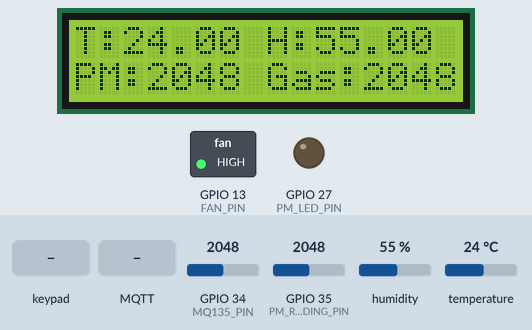
Bench run of a program on a simulated ESP32. Shown: 16×2 character LCD, switched loads named in the program (green lamp = pin HIGH), output pins drawn as LEDs (lit = HIGH). Inputs (shaded band) come from the test bench; at power-on: GPIO 34 (MQ135_PIN) = 2048, GPIO 35 (PM_READING_PIN) = 2048, humidity 55 %, temperature 24 °C. WiFi joins after 1.5 s; servers stay silent unless stated; no MQTT or app messages arrive unless stated; what the program prints to the serial monitor is not drawn.

Above: at 3.2 s.
3.3 s: key 'A' pressed
At 4.0 s:
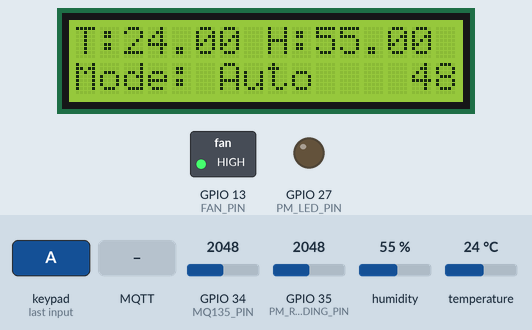
5.7 s: keypad keys 3 2 3 3 2 5 2 6 D pressed 0.4 s apart
At 9.8 s:
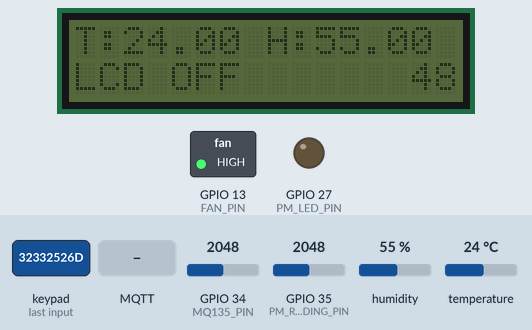
10.8 s: MQTT message "ON" arrives on the first subscribed topic
At 11.6 s:
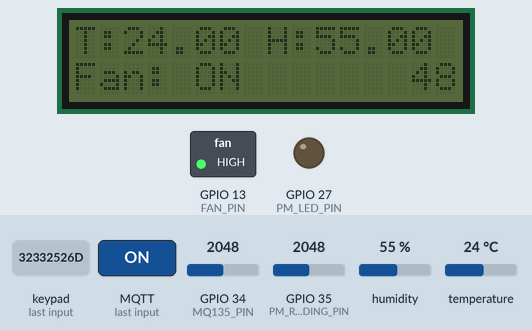
12.3 s: key 'B' pressed
At 13.5 s:
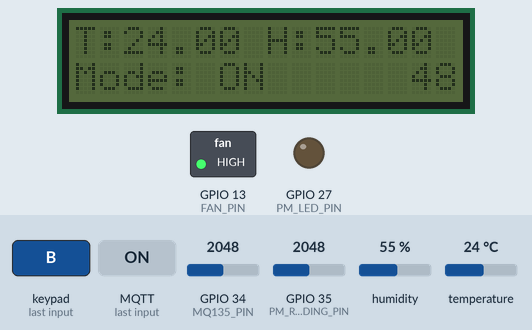
13.8 s: keypad keys 5 1 8 1 9 2 3 D pressed 0.4 s apart
At 17.0 s:
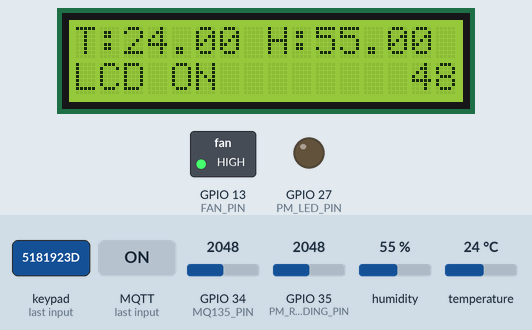
18.7 s: MQTT message "OFF" arrives on the first subscribed topic
At 18.96 s:
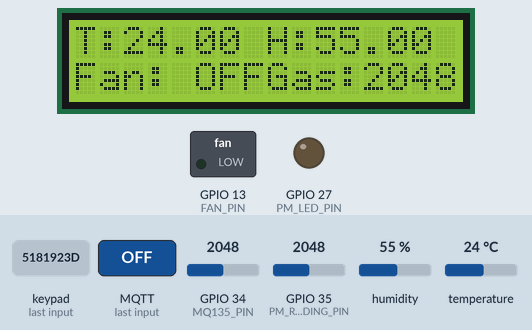
Timing chart, 0 to 21.7 s (numbered marks = the images above; inputs shaded):
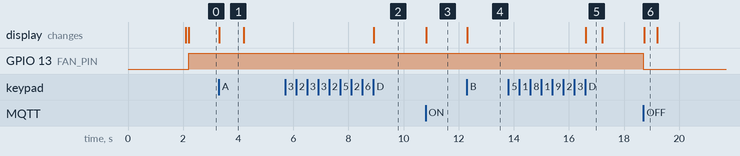

Measured:
- after the input at 3.3 s, the display: changes at once (image 1)
- after the input at 5.7 s, the display: changes after 3.2 s (image 2)
- after the input at 10.8 s, the display: changes at once (image 3)
- after the input at 12.3 s, the display: changes at once (image 4)
- after the input at 13.8 s, the display: changes after 2.8 s (image 5)
- after the input at 18.7 s, GPIO 13 (FAN_PIN): HIGH → LOW at once; the display: changes at once (image 6)
- what the display in image 1 shows lasts 0.9 s, from 3.3 s to 4.2 s

The program:

main.cpp
```cpp
#include <Arduino.h>
#include <DHT.h>
#include <Keypad.h>
#include <Wire.h>
#include <LiquidCrystal_I2C.h>
#include <PubSubClient.h>
#include <WiFiClientSecure.h>

static const char *root_ca PROGMEM = R"EOF(
-----BEGIN CERTIFICATE-----
MIIFazCCA1OgAwIBAgIRAIIQz7DSQONZRGPgu2OCiwAwDQYJKoZIhvcNAQELBQAw
TzELMAkGA1UEBhMCVVMxKTAnBgNVBAoTIEludGVybmV0IFNlY3VyaXR5IFJlc2Vh
cmNoIEdyb3VwMRUwEwYDVQQDEwxJU1JHIFJvb3QgWDEwHhcNMTUwNjA0MTEwNDM4
WhcNMzUwNjA0MTEwNDM4WjBPMQswCQYDVQQGEwJVUzEpMCcGA1UEChMgSW50ZXJu
ZXQgU2VjdXJpdHkgUmVzZWFyY2ggR3JvdXAxFTATBgNVBAMTDElTUkcgUm9vdCBY
MTCCAiIwDQYJKoZIhvcNAQEBBQADggIPADCCAgoCggIBAK3oJHP0FDfzm54rVygc
h77ct984kIxuPOZXoHj3dcKi/vVqbvYATyjb3miGbESTtrFj/RQSa78f0uoxmyF+
0TM8ukj13Xnfs7j/EvEhmkvBioZxaUpmZmyPfjxwv60pIgbz5MDmgK7iS4+3mX6U
A5/TR5d8mUgjU+g4rk8Kb4Mu0UlXjIB0ttov0DiNewNwIRt18jA8+o+u3dpjq+sW
T8KOEUt+zwvo/7V3LvSye0rgTBIlDHCNAymg4VMk7BPZ7hm/ELNKjD+Jo2FR3qyH
B5T0Y3HsLuJvW5iB4YlcNHlsdu87kGJ55tukmi8mxdAQ4Q7e2RCOFvu396j3x+UC
B5iPNgiV5+I3lg02dZ77DnKxHZu8A/lJBdiB3QW0KtZB6awBdpUKD9jf1b0SHzUv
KBds0pjBqAlkd25HN7rOrFleaJ1/ctaJxQZBKT5ZPt0m9STJEadao0xAH0ahmbWn
OlFuhjuefXKnEgV4We0+UXgVCwOPjdAvBbI+e0ocS3MFEvzG6uBQE3xDk3SzynTn
jh8BCNAw1FtxNrQHusEwMFxIt4I7mKZ9YIqioymCzLq9gwQbooMDQaHWBfEbwrbw
qHyGO0aoSCqI3Haadr8faqU9GY/rOPNk3sgrDQoo//fb4hVC1CLQJ13hef4Y53CI
rU7m2Ys6xt0nUW7/vGT1M0NPAgMBAAGjQjBAMA4GA1UdDwEB/wQEAwIBBjAPBgNV
HRMBAf8EBTADAQH/MB0GA1UdDgQWBBR5tFnme7bl5AFzgAiIyBpY9umbbjANBgkq
hkiG9w0BAQsFAAOCAgEAVR9YqbyyqFDQDLHYGmkgJykIrGF1XIpu+ILlaS/V9lZL
ubhzEFnTIZd+50xx+7LSYK05qAvqFyFWhfFQDlnrzuBZ6brJFe+GnY+EgPbk6ZGQ
3BebYhtF8GaV0nxvwuo77x/Py9auJ/GpsMiu/X1+mvoiBOv/2X/qkSsisRcOj/KK
NFtY2PwByVS5uCbMiogziUwthDyC3+6WVwW6LLv3xLfHTjuCvjHIInNzktHCgKQ5
ORAzI4JMPJ+GslWYHb4phowim57iaztXOoJwTdwJx4nLCgdNbOhdjsnvzqvHu7Ur
TkXWStAmzOVyyghqpZXjFaH3pO3JLF+l+/+sKAIuvtd7u+Nxe5AW0wdeRlN8NwdC
jNPElpzVmbUq4JUagEiuTDkHzsxHpFKVK7q4+63SM1N95R1NbdWhscdCb+ZAJzVc
oyi3B43njTOQ5yOf+1CceWxG1bQVs5ZufpsMljq4Ui0/1lvh+wjChP4kqKOJ2qxq
4RgqsahDYVvTH9w7jXbyLeiNdd8XM2w9U/t7y0Ff/9yi0GE44Za4rF2LN9d11TPA
mRGunUHBcnWEvgJBQl9nJEiU0Zsnvgc/ubhPgXRR4Xq37Z0j4r7g1SgEEzwxA57d
emyPxgcYxn/eR44/KJ4EBs+lVDR3veyJm+kXQ99b21/+jh5Xos1AnX5iItreGCc=
-----END CERTIFICATE-----
)EOF";

// Pin definitions
const int FAN_PIN = 13;
const int PM_LED_PIN = 27;
const int PM_READING_PIN = 35;
const int DHT_PIN = 14;
const int MQ135_PIN = 34;

#define DHTTYPE DHT22
DHT dht(DHT_PIN, DHTTYPE);

// Keypad setup
const byte ROWS = 4;
const byte COLS = 4;
byte rowPins[ROWS] = {32, 33, 25, 26};
byte colPins[COLS] = {5, 18, 19, 23};

char keys[ROWS][COLS] = {
    {'1', '2', '3', 'A'},
    {'4', '5', '6', 'B'},
    {'7', '8', '9', 'C'},
    {'*', '0', '#', 'D'}
};

Keypad keypad = Keypad(makeKeymap(keys), rowPins, colPins, ROWS, COLS);

// I2C LCD setup
LiquidCrystal_I2C lcd(0x27, 16, 2); // Address 0x27, 16 columns, 2 rows

// WiFi and MQTT credentials
const char* ssid = "Allam A51";        // Replace with your WiFi SSID
const char* password = "11223344";  // Replace with your WiFi password
const char* mqtt_username = "Ahmed@11";  // Replace with your MQTT username
const char* mqtt_password = "Ahmed@11";  // Replace with your MQTT password
const char* mqtt_server = "573c3880651840c8a35aead5dc4a9e76.s1.eu.hivemq.cloud"; // MQTT Broker (HiveMQ)
const int mqtt_port = 8883;

// MQTT Topics
const char* temperatureTopic = "home/airquality/temperature";
const char* humidityTopic = "home/airquality/humidity";
const char* gasLevelTopic = "home/airquality/gas";
const char* PMLevelTopic = "home/airquality/PM";
const char* fanControlTopic = "home/airquality/fancontrol";

WiFiClientSecure espClient;
PubSubClient client(espClient);

// Thresholds for sensors
int gasThreshold = 512;
int pmThreshold = 1024;
float tempThreshold = 32.0;
float humidityThreshold = 70.0;

bool lcdOn = true;  // Start with LCD on
bool autoMode = true;  // Start in auto mode

// Function to connect to WiFi
void setup_wifi() {
  delay(10);
  Serial.println();
  Serial.print("Connecting to ");
  Serial.println(ssid);

  WiFi.begin(ssid, password);  // Start WiFi connection

  while (WiFi.status() != WL_CONNECTED) {
    delay(1000);
    Serial.print(".");
  }

  Serial.println("\nWiFi connected");
}

// Function to connect/reconnect to the MQTT broker
void reconnect() {
  while (!client.connected()) {
    Serial.print("Attempting MQTT connection...");
    if (client.connect("ESP32Client", mqtt_username, mqtt_password)) {
      Serial.println("connected");
      client.subscribe(fanControlTopic);  // Subscribe to fan control topic
    } else {
      Serial.print("failed, rc=");
      Serial.print(client.state());
      Serial.println(" try again in 5 seconds");
      delay(5000);
    }
  }
}

// Function to publish sensor data to MQTT topics
void publishSensorData(float temperature, float humidity, int gasLevel, int PMLevel) {
  client.publish(temperatureTopic, String(temperature).c_str());
  client.publish(humidityTopic, String(humidity).c_str());
  client.publish(gasLevelTopic, String(gasLevel).c_str());
  client.publish(PMLevelTopic, String(PMLevel).c_str());
  Serial.println("Sensor data published to MQTT");
}

// Function to handle incoming MQTT messages
void callback(char* topic, byte* payload, unsigned int length) {
  Serial.print("Message arrived on topic: ");
  Serial.print(topic);
  Serial.print(". Message: ");

  String message;
  for (int i = 0; i < length; i++) {
    message += (char)payload[i];
  }
  Serial.println(message);

  // If the message is for fan control, handle it
  if (String(topic) == fanControlTopic) {
    if (message == "ON") {
      digitalWrite(FAN_PIN, HIGH);  // Turn on the fan
      lcd.setCursor(0, 1);
      lcd.print("Fan: ON ");
      Serial.println("Fan turned ON via MQTT");
    } else if (message == "OFF") {
      digitalWrite(FAN_PIN, LOW);  // Turn off the fan
      lcd.setCursor(0, 1);
      lcd.print("Fan: OFF");
      Serial.println("Fan turned OFF via MQTT");
    }
  }
}

// Function to read the PM sensor
int readPMSensor() {
  digitalWrite(PM_LED_PIN, HIGH);
  delayMicroseconds(280);
  int PMValue = analogRead(PM_READING_PIN);
  digitalWrite(PM_LED_PIN, LOW);
  delayMicroseconds(40);
  return PMValue;
}

// Function to control the fan based on sensor readings
void controlFan(int gasValue, int PMValue, float temperature, float humidity) {
  if (gasValue > gasThreshold || PMValue > pmThreshold ||
      temperature > tempThreshold || humidity > humidityThreshold) {
    digitalWrite(FAN_PIN, HIGH);
  } else {
    digitalWrite(FAN_PIN, LOW);
  }
}

void setup() {
  Serial.begin(9600);

  setup_wifi();  // Connect to WiFi
  espClient.setCACert(root_ca);
  client.setServer(mqtt_server, mqtt_port);  // Set the MQTT broker address
  client.setCallback(callback);  // Set the MQTT callback function
  dht.begin();
  lcd.init();
  lcd.backlight();

  pinMode(FAN_PIN, OUTPUT);
  pinMode(PM_LED_PIN, OUTPUT);
  pinMode(MQ135_PIN, INPUT);
  pinMode(PM_READING_PIN, INPUT);

  digitalWrite(FAN_PIN, LOW);
  digitalWrite(PM_LED_PIN, LOW);

  lcd.setCursor(0, 0);
  lcd.print("Booting up...");
}

void loop() {
  // Reconnect to MQTT if necessary
  if (!client.connected()) {
    reconnect();
  }
  client.loop();  // Handle incoming MQTT messages

  // Always check for keypad input
  char key = keypad.getKey();

  if (key) { // When a key is pressed
    Serial.print("Key Pressed: ");
    Serial.println(key); // Show key press on Serial

    // Control the LCD and fan based on keypad input
    if (key == 'A') {
      autoMode = true;  // Switch to auto mode
      lcd.setCursor(0, 1);
      lcd.print("Mode: Auto    ");
    } else if (key == 'B') {
      autoMode = false;  // Disable auto mode
      digitalWrite(FAN_PIN, HIGH); // Turn on fan
      lcd.setCursor(0, 1);
      lcd.print("Mode: ON      ");
      Serial.println("Fan turned ON");
    }
    else if (key == 'C') {
      autoMode = false; // Turn off fan
      digitalWrite(FAN_PIN, LOW);
      lcd.setCursor(0, 1);
      lcd.print("Mode: OFF     ");
      Serial.println("Fan turned OFF");
    } else if (key == 'D') {
      lcdOn = !lcdOn; // Toggle LCD on/off
      if (lcdOn) {
        lcd.backlight();
        lcd.setCursor(0, 1);
        lcd.print("LCD ON        ");
        Serial.println("LCD turned ON");
      } else {
        lcd.noBacklight();
        lcd.setCursor(0, 1);
        lcd.print("LCD OFF       ");
        Serial.println("LCD turned OFF");
      }
    }
  }

  // Read sensor data every second
  static unsigned long lastSensorUpdate = 0;
  const unsigned long sensorUpdateInterval = 1000;  // Sensor read interval

  if (millis() - lastSensorUpdate >= sensorUpdateInterval) {
    lastSensorUpdate = millis();  // Update the timestamp for the last sensor read

    // Read sensor data
    int gasLevel = analogRead(MQ135_PIN);
    int PMLevel = readPMSensor();
    float temperature = dht.readTemperature();
    float humidity = dht.readHumidity();

    Serial.print("\nTemperature: ");
    Serial.println(temperature);
    Serial.print("Humidity: ");
    Serial.println(humidity);
    Serial.print("PM: ");
    Serial.println(PMLevel);
    Serial.print("Gas: ");
    Serial.println(gasLevel);

    // Publish sensor data to MQTT
    publishSensorData(temperature, humidity, gasLevel, PMLevel);

    // Display sensor data and current mode
    if (lcdOn) {
      lcd.clear();
      lcd.setCursor(0, 0);
      lcd.print("T:");
      lcd.print(temperature);
      lcd.print(" H:");
      lcd.print(humidity);
      lcd.setCursor(0, 1);
      lcd.print("PM:");
      lcd.print(PMLevel);
      lcd.print(" Gas:");
      lcd.print(gasLevel);
    }

    // Control the fan in auto mode based on sensor values
    if (autoMode) {
      controlFan(gasLevel, PMLevel, temperature, humidity);
    }
  }
}
```
